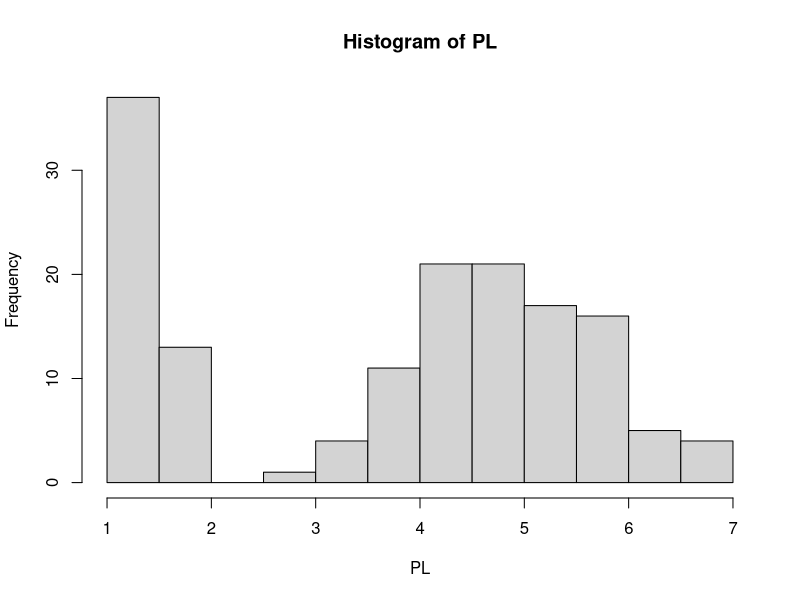
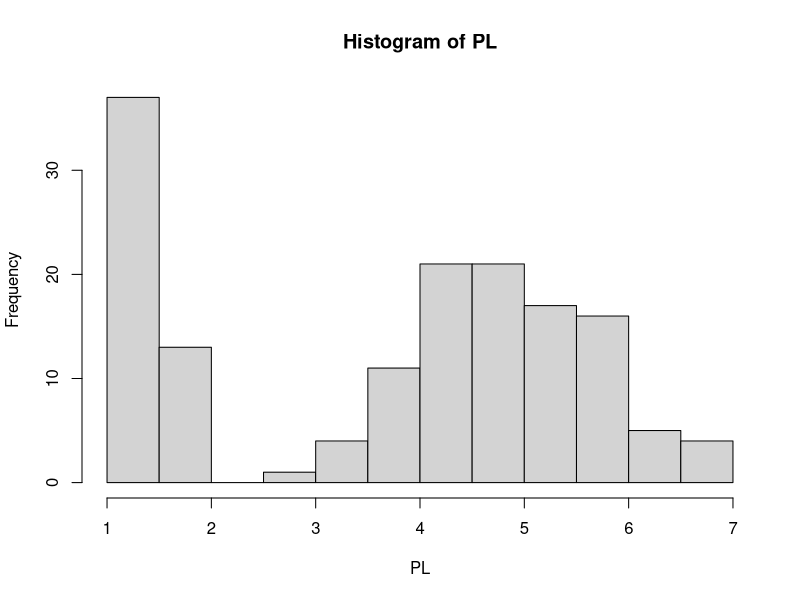

These charts were generated, in order, by the following R code:
iris

head(iris)
seq(1, 9, by = 2)
seq(1, 9, by = 3)

#save for later
avg <- (5 + 7 + 6) / 3

#call avg object
avg

words <- c("Hello there,", " how are you?")
words

iris <- iris

vec <- c(1, 4, 10)

fit <- lm(dist ~ speed, data = cars)
fit

class(vec)
summary(vec)

class(fit)
summary(fit)

#get vector of values from iris
PL <- iris$Petal.Length
typeof(PL)
str(PL)
class(PL)

is.vector(PL)

hist(PL)

my_hist <- hist(PL)
